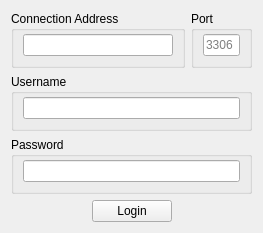
<?xml version="1.0" encoding="UTF-8"?>
<ui version="4.0">
 <class>Login</class>
 <widget class="QWidget" name="Login">
  <property name="geometry">
   <rect>
    <x>0</x>
    <y>0</y>
    <width>253</width>
    <height>206</height>
   </rect>
  </property>
  <property name="sizePolicy">
   <sizepolicy hsizetype="Preferred" vsizetype="Minimum">
    <horstretch>0</horstretch>
    <verstretch>0</verstretch>
   </sizepolicy>
  </property>
  <property name="windowTitle">
   <string>Login</string>
  </property>
  <layout class="QVBoxLayout" name="verticalLayout_2">
   <item>
    <layout class="QHBoxLayout" name="horizontalLayout" stretch="0,0">
     <item>
      <widget class="QGroupBox" name="groupBox">
       <property name="title">
        <string>Connection Address</string>
       </property>
       <layout class="QGridLayout" name="gridLayout_2">
        <property name="leftMargin">
         <number>9</number>
        </property>
        <property name="topMargin">
         <number>3</number>
        </property>
        <property name="rightMargin">
         <number>9</number>
        </property>
        <property name="bottomMargin">
         <number>9</number>
        </property>
        <property name="verticalSpacing">
         <number>6</number>
        </property>
        <item row="0" column="0">
         <widget class="QLineEdit" name="AddressEdit">
          <property name="minimumSize">
           <size>
            <width>150</width>
            <height>0</height>
           </size>
          </property>
          <property name="text">
           <string/>
          </property>
          <property name="maxLength">
           <number>12</number>
          </property>
         </widget>
        </item>
       </layout>
      </widget>
     </item>
     <item>
      <widget class="QGroupBox" name="groupBox_2">
       <property name="title">
        <string>Port</string>
       </property>
       <layout class="QGridLayout" name="gridLayout_3">
        <property name="topMargin">
         <number>3</number>
        </property>
        <property name="bottomMargin">
         <number>9</number>
        </property>
        <item row="0" column="0">
         <widget class="QLineEdit" name="PortEdit">
          <property name="sizePolicy">
           <sizepolicy hsizetype="Fixed" vsizetype="Fixed">
            <horstretch>0</horstretch>
            <verstretch>0</verstretch>
           </sizepolicy>
          </property>
          <property name="minimumSize">
           <size>
            <width>37</width>
            <height>0</height>
           </size>
          </property>
          <property name="maximumSize">
           <size>
            <width>37</width>
            <height>16777215</height>
           </size>
          </property>
          <property name="text">
           <string/>
          </property>
          <property name="maxLength">
           <number>5</number>
          </property>
          <property name="placeholderText">
           <string>3306</string>
          </property>
         </widget>
        </item>
       </layout>
      </widget>
     </item>
    </layout>
   </item>
   <item>
    <layout class="QVBoxLayout" name="verticalLayout">
     <item>
      <widget class="QGroupBox" name="groupBox_3">
       <property name="title">
        <string>Username</string>
       </property>
       <layout class="QGridLayout" name="gridLayout_4">
        <property name="leftMargin">
         <number>9</number>
        </property>
        <property name="topMargin">
         <number>3</number>
        </property>
        <property name="rightMargin">
         <number>9</number>
        </property>
        <property name="bottomMargin">
         <number>9</number>
        </property>
        <property name="verticalSpacing">
         <number>6</number>
        </property>
        <item row="0" column="0">
         <widget class="QLineEdit" name="UsernameEdit">
          <property name="minimumSize">
           <size>
            <width>100</width>
            <height>0</height>
           </size>
          </property>
          <property name="text">
           <string/>
          </property>
          <property name="maxLength">
           <number>12</number>
          </property>
         </widget>
        </item>
       </layout>
      </widget>
     </item>
     <item>
      <widget class="QGroupBox" name="groupBox_4">
       <property name="title">
        <string>Password</string>
       </property>
       <layout class="QGridLayout" name="gridLayout_5">
        <property name="leftMargin">
         <number>9</number>
        </property>
        <property name="topMargin">
         <number>3</number>
        </property>
        <property name="rightMargin">
         <number>9</number>
        </property>
        <property name="bottomMargin">
         <number>9</number>
        </property>
        <property name="verticalSpacing">
         <number>6</number>
        </property>
        <item row="0" column="0">
         <widget class="QLineEdit" name="PasswordEdit">
          <property name="minimumSize">
           <size>
            <width>100</width>
            <height>0</height>
           </size>
          </property>
          <property name="text">
           <string/>
          </property>
          <property name="maxLength">
           <number>12</number>
          </property>
         </widget>
        </item>
       </layout>
      </widget>
     </item>
    </layout>
   </item>
   <item>
    <layout class="QHBoxLayout" name="horizontalLayout_2">
     <property name="sizeConstraint">
      <enum>QLayout::SetMinimumSize</enum>
     </property>
     <item>
      <spacer name="horizontalSpacer">
       <property name="orientation">
        <enum>Qt::Horizontal</enum>
       </property>
       <property name="sizeHint" stdset="0">
        <size>
         <width>40</width>
         <height>20</height>
        </size>
       </property>
      </spacer>
     </item>
     <item>
      <widget class="QPushButton" name="LoginButton">
       <property name="text">
        <string>Login</string>
       </property>
      </widget>
     </item>
     <item>
      <spacer name="horizontalSpacer_2">
       <property name="orientation">
        <enum>Qt::Horizontal</enum>
       </property>
       <property name="sizeHint" stdset="0">
        <size>
         <width>40</width>
         <height>20</height>
        </size>
       </property>
      </spacer>
     </item>
    </layout>
   </item>
  </layout>
 </widget>
 <resources/>
 <connections/>
</ui>
